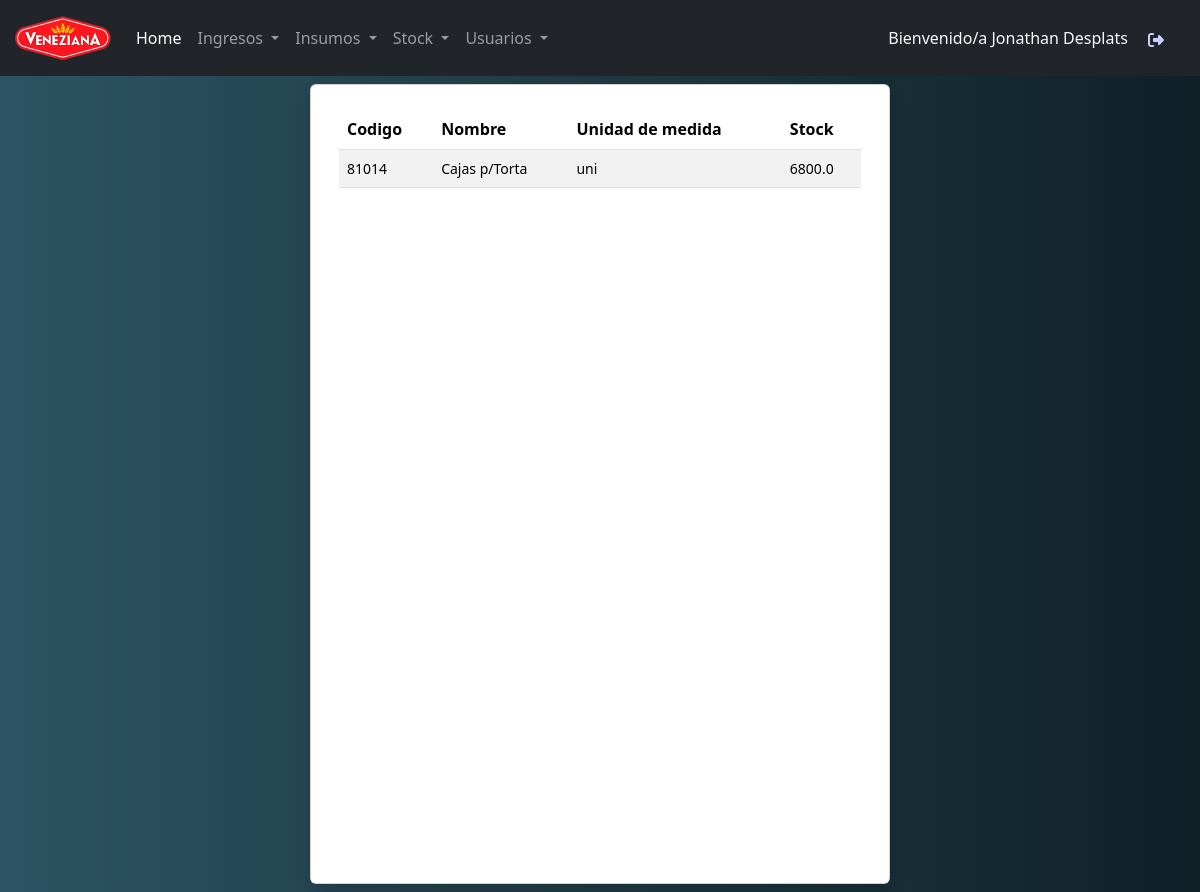
Screenshot of /verStock (signed in) with the database file from the repository.
### tables this page shows
CREATE TABLE insumos (
                id INTEGER PRIMARY KEY,
                codigo INTEGER,
                nombre TEXT,
                cantidad REAL,
                tipo TEXT,
                um TEXT);

### app.py (the view)
@app.route('/verStock')
def verStock():
    stockInsumo = mostrarUltimasFilas(dbconn, "insumos", 99995)
    return render_template('verStock.html', insumo=stockInsumo)

### helpers/funcionesDb.py (called while the page is built)
def mostrarUltimasFilas(dbconn, tabla, limite):
    conn = sql.connect(dbconn)
    cursor = conn.cursor()
    cursor.execute(f"SELECT * FROM {tabla} LIMIT {limite}")
    ingreso = cursor.fetchall()
    conn.close()
    return ingreso

### templates/verStock.html (shortened to what this page needs)
<!DOCTYPE html>
<html lang="es">
<head>
    <link href="https://cdn.jsdelivr.net/npm/bootstrap@5.3.2/dist/css/bootstrap.min.css" rel="stylesheet">
</head>
<body>
    {% include 'menu.html' %}
    <main class="d-flex">
        <div class="container-fluid row m-2 vh-100 justify-content-center align-items-top">
            <div class="card shadow w-50">
                <div class="card-body">
                    <article>
                        <table class="table table-striped mt-2">
                            <thead>
                                <tr>
                                    <th class="centrado">Codigo</th>
                                    <th class="centrado">Nombre</th>
                                    <th class="centrado">Unidad de medida</th>
                                    <th class="centrado">Stock</th>
                                </tr>
                            </thead>
                            <tbody>
                            {% for insumo in insumo %}
                                <tr>
                                    <td class="centrado small">{{ insumo[1] }}</td>
                                    <td class="centrado small">{{ insumo[2] }}</td>
                                    <td class="centrado small">{{ insumo[5] }}</td>
                                    <td class="centrado small">{{ insumo[3] }}</td>
                                </tr>
                            {% endfor %}
                            </tbody>
                        </table>
                    </article>
                </div>
            </div>
        </div>
    </main>
</body>
</html>

### templates/verStock.html (style rules this page uses)
body { background: #0F2027; background: -webkit-linear-gradient(to right, #2C5364, #203A43, #0F2027); background: linear-gradient(to right, #2C5364, #203A43, #0F2027); }

### rows the page displays
insumos: codigo "81014", nombre "Cajas p/Torta", um "uni", cantidad "6800.0"

### other values shown
{{ session['name'] }} "Jonathan"
{{ session['surnames'] }} "Desplats"
